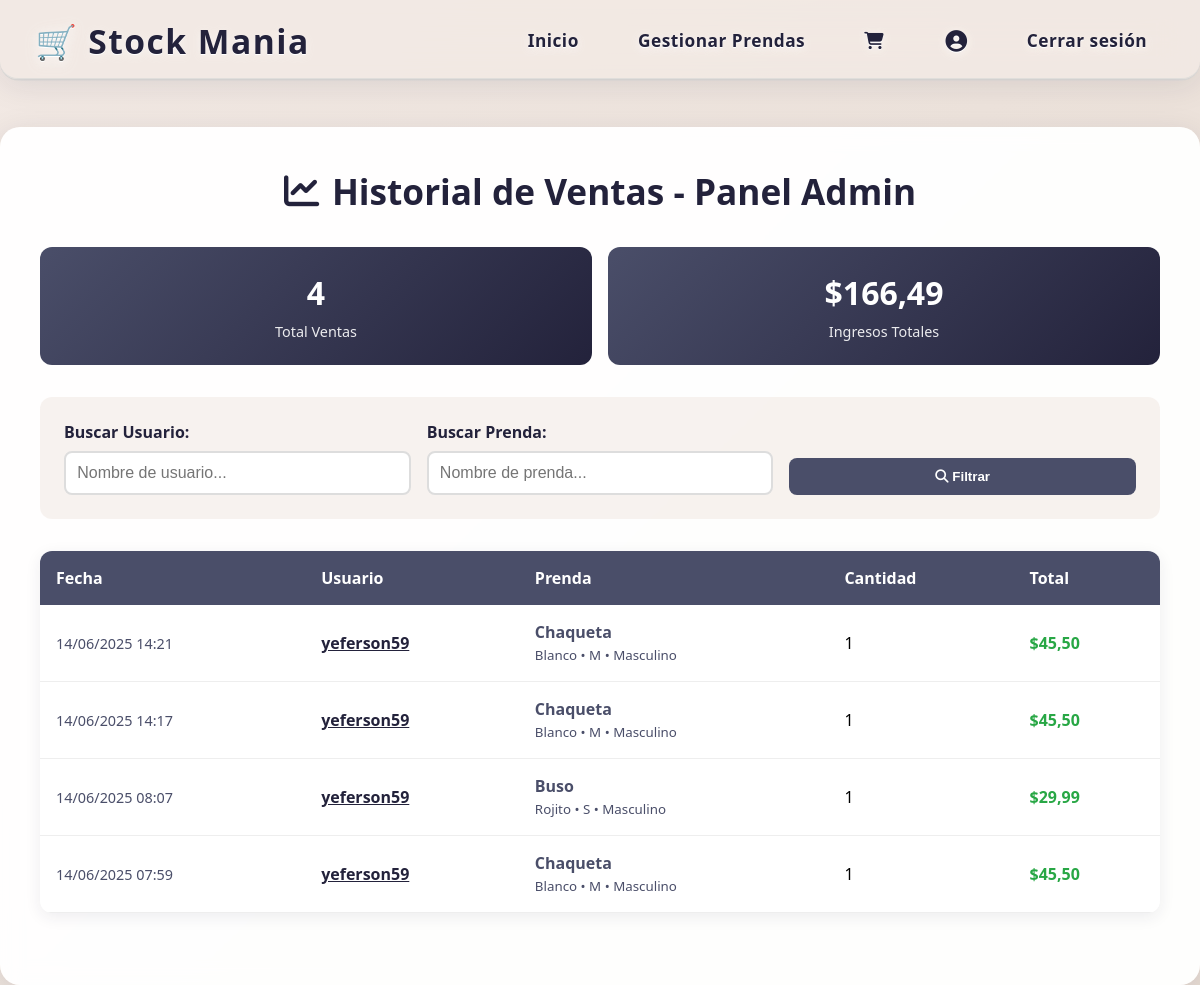
Before: /historial/admin/ (signed in) with the older database file.
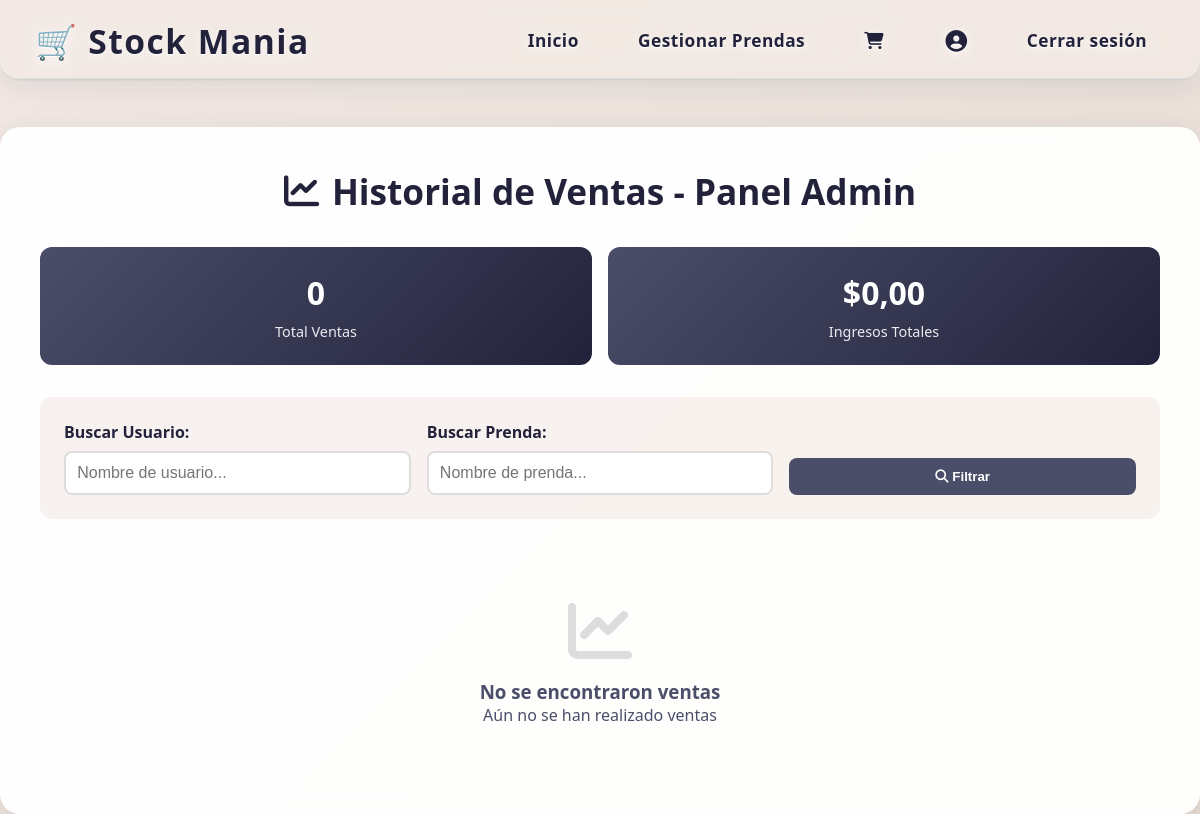
After: the same page with the newer database file.
### applications/historial/models.py (models this page shows, shortened)
class Historial(models.Model):
    usuario = models.ForeignKey(settings.AUTH_USER_MODEL, on_delete=models.CASCADE)
    prenda = models.ForeignKey(Prenda, on_delete=models.CASCADE)
    fecha_compra = models.DateTimeField(auto_now_add=True)
    cantidad = models.PositiveIntegerField()
    total_pago = models.DecimalField(max_digits=10, decimal_places=2)

### applications/usuarios/models.py (models this page shows, shortened)
class Usuario(AbstractUser):
    ROLES = (
        ('admin', 'Administrador'),
        ('usuario', 'Usuario'),
    )
    rol = models.CharField(max_length=10, choices=ROLES, default='usuario')
    otp_secret = models.CharField(max_length=32, blank=True, null=True)

### applications/prendas/models.py (models this page shows, shortened)
class Prenda(models.Model):
    nombre_prenda = models.CharField(max_length=100)
    color_prenda = models.CharField(max_length=50)
    talla_prenda = models.CharField(max_length=10)
    categoria_prenda = models.CharField(max_length=50)
    precio = models.DecimalField(max_digits=10, decimal_places=2, default=0.00)
    stock = models.PositiveIntegerField(default=0)  # Inventario disponible
    imagen = models.ImageField(upload_to='prendas/', blank=True, null=True)

### applications/historial/views.py (the view)
# urls.py: path('admin/', HistorialAdminView.as_view(), name='historial_admin'),
class HistorialAdminView(AdminRequiredMixin, ListView):
    model = Historial
    template_name = 'historial/historial_admin.html'
    context_object_name = 'historial'
    paginate_by = 20
    def get_queryset(self):
        queryset = Historial.objects.select_related('usuario', 'prenda').order_by('-fecha_compra')
        usuario_buscar = self.request.GET.get('usuario')
        if usuario_buscar:
            queryset = queryset.filter(
                Q(usuario__username__icontains=usuario_buscar) |
                Q(usuario__first_name__icontains=usuario_buscar) |
                Q(usuario__last_name__icontains=usuario_buscar)
            )
        prenda_buscar = self.request.GET.get('prenda')
        if prenda_buscar:
            queryset = queryset.filter(prenda__nombre_prenda__icontains=prenda_buscar)
        return queryset
    def get_context_data(self, **kwargs):
        context = super().get_context_data(**kwargs)
        context['es_admin'] = True
        context['usuario_buscar'] = self.request.GET.get('usuario', '')
        context['prenda_buscar'] = self.request.GET.get('prenda', '')
        context['total_ventas'] = Historial.objects.count()
        context['total_ingresos'] = sum(h.total_pago for h in Historial.objects.all())
        return context

### applications/prendas/models.py (called while the page is built)
    def total_items(self):
        return sum(item.cantidad for item in self.items.all())

### templates/historial/historial_admin.html (shortened to what this page needs)
<!DOCTYPE html>
<html lang="es">
<head>
  <link rel="stylesheet" href="https://cdnjs.cloudflare.com/ajax/libs/font-awesome/6.4.0/css/all.min.css"
 />
  <link rel="stylesheet" href="/static/css/principal.css">
</head>
<body>
  {% include "usuarios/header.html" %}
  <div class="admin-container">
    <div class="admin-header">
      <h1 class="admin-titulo">
        <i class="fa-solid fa-chart-line"></i>
        Historial de Ventas - Panel Admin
      </h1>
    </div>
    <div class="estadisticas">
      <div class="estadistica-card">
        <div class="estadistica-numero">{{ total_ventas }}</div>
        <div class="estadistica-label">Total Ventas</div>
      </div>
      <div class="estadistica-card">
        <div class="estadistica-numero">${{ total_ingresos|floatformat:2 }}</div>
        <div class="estadistica-label">Ingresos Totales</div>
      </div>
    </div>
    <form method="get" class="filtros">
      <div class="filtros-grid">
        <div class="filtro-grupo">
          <label class="filtro-label">Buscar Usuario:</label>
          <input type="text" name="usuario" value="{{ usuario_buscar }}" placeholder="Nombre de usuario..."
            class="filtro-input">
        </div>
        <div class="filtro-grupo">
          <label class="filtro-label">Buscar Prenda:</label>
          <input type="text" name="prenda" value="{{ prenda_buscar }}" placeholder="Nombre de prenda..."
            class="filtro-input">
        </div>
        <div class="filtro-grupo">
          <button type="submit" class="btn-filtrar">
            <i class="fa-solid fa-search"></i> Filtrar
          </button>
        </div>
      </div>
    </form>
    {% if historial %}
    <table class="ventas-tabla">
      <thead>
        <tr>
          <th>Fecha</th>
          <th>Usuario</th>
          <th>Prenda</th>
          <th>Cantidad</th>
          <th>Total</th>
        </tr>
      </thead>
      <tbody>
        {% for venta in historial %}
        <tr>
          <td class="fecha-cell">
            {{ venta.fecha_compra|date:"d/m/Y H:i" }}
          </td>
          <td class="usuario-info">
            <a href="{% url 'historial:historial_usuario_admin' venta.usuario.id %}"
              style="color:#23223b;text-decoration:underline;">
              {{ venta.usuario.username }}
            </a>
          </td>
          <td class="prenda-info">
            <strong>{{ venta.prenda.nombre_prenda }}</strong><br>
            <small>{{ venta.prenda.color_prenda }} • {{ venta.prenda.talla_prenda }} • {{ venta.prenda.categoria_prenda }}</small>
          </td>
          <td>{{ venta.cantidad }}</td>
          <td class="precio-cell">${{ venta.total_pago }}</td>
        </tr>
        {% endfor %}
      </tbody>
    </table>
    {% else %}
    <div class="sin-ventas">
      <i class="fa-solid fa-chart-line"></i>
      <h3>No se encontraron ventas</h3>
      <p>{% if usuario_buscar or prenda_buscar %}No hay resultados para los filtros aplicados{% else %}Aún no se han
        realizado ventas{% endif %}</p>
    </div>
    {% endif %}
  </div>
</body>
</html>

Changed rows visible on the page:
removed Historial: fecha_compra "14/06/2025 14:21", usuario.username "yeferson59", prenda.nombre_prenda "Chaqueta", prenda.color_prenda "Blanco", prenda.talla_prenda "M", prenda.categoria_prenda "Masculino", cantidad "1", total_pago "45,50"
removed Historial: fecha_compra "14/06/2025 14:17", usuario.username "yeferson59", prenda.nombre_prenda "Chaqueta", prenda.color_prenda "Blanco", prenda.talla_prenda "M", prenda.categoria_prenda "Masculino", cantidad "1", total_pago "45,50"
removed Historial: fecha_compra "14/06/2025 08:07", usuario.username "yeferson59", prenda.nombre_prenda "Buso", prenda.color_prenda "Rojito", prenda.talla_prenda "S", prenda.categoria_prenda "Masculino", cantidad "1", total_pago "29,99"
removed Historial: fecha_compra "14/06/2025 07:59", usuario.username "yeferson59", prenda.nombre_prenda "Chaqueta", prenda.color_prenda "Blanco", prenda.talla_prenda "M", prenda.categoria_prenda "Masculino", cantidad "1", total_pago "45,50"
Other visible differences:
{{ total_ventas }}: "4" → "0"
{{ total_ingresos|floatformat:2 }}: "166,49" → "0,00"
text no longer shown: "Fecha Usuario Prenda Cantidad Total"
text now shown: "No se encontraron ventas Aún no se han realizado ventas"
